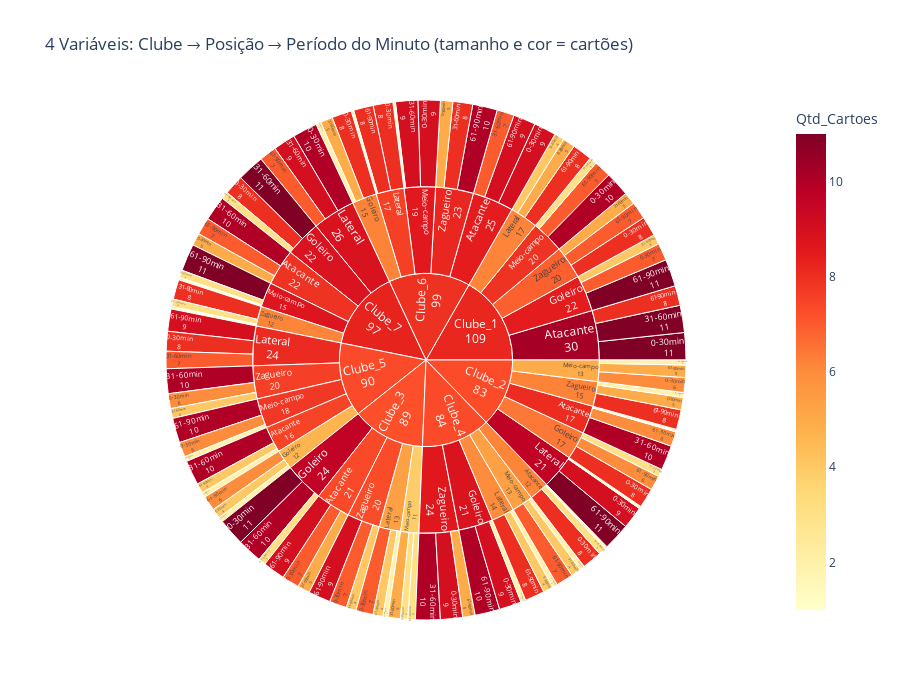

The notebook cell saved with this chart:
### Code cell
import plotly.express as px
import pandas as pd
import numpy as np

# Dados agregados por todas as 4 variáveis
np.random.seed(42)
data = []

clubes = [f'Clube_{i}' for i in range(1, 8)]
posicoes = ['Goleiro', 'Zagueiro', 'Meio-campo', 'Atacante', 'Lateral']
periodos = ['0-30min', '31-60min', '61-90min']

for clube in clubes:
    for posicao in posicoes:
        for periodo in periodos:
            data.append({
                'Clube': clube,
                'Posicao': posicao,
                'Periodo': periodo,
                'Qtd_Cartoes': np.random.randint(1, 12)
            })

df = pd.DataFrame(data)

# Sunburst com 4 níveis: Centro → Clube → Posição → Minuto
fig = px.sunburst(df,
                  path=['Clube', 'Posicao', 'Periodo'],  # 3 níveis hierárquicos
                  values='Qtd_Cartoes',  # Tamanho dos setores
                  color='Qtd_Cartoes',  # Cor = quantidade de cartões
                  color_continuous_scale='YlOrRd',
                  title='4 Variáveis: Clube → Posição → Período do Minuto (tamanho e cor = cartões)',
                  hover_data=['Qtd_Cartoes'])

fig.update_traces(textinfo='label+value')
fig.update_layout(height=700, width=900)
fig.show()

### Figure 1 — Plotly figure (JSON) as saved in the notebook; plotly's stock layout.template omitted (floating-point values rounded to 4 significant figures; data arrays with more than 128 entries replaced by an {"elided": "..."} marker saying what was removed)
{"data": [{"branchvalues": "total", "customdata": {"elided": "147x1 float values"}, "domain": {"x": [0, 1], "y": [0, 1]}, "hovertemplate": "labels=%{label}<br>Qtd_Cartoes_sum=%{value}<br>parent=%{parent}<br>id=%{id}<br>Qtd_Cartoes=%{color}<extra></extra>", "ids": {"elided": "147 str values"}, "labels": {"elided": "147 str values"}, "marker": {"coloraxis": "coloraxis", "colors": {"elided": "147 float values"}}, "name": "", "parents": {"elided": "147 str values"}, "textinfo": "label+value", "type": "sunburst", "values": {"elided": "147 float values"}}], "layout": {"coloraxis": {"colorbar": {"title": {"text": "Qtd_Cartoes"}}, "colorscale": [[0, "rgb(255,255,204)"], [0.125, "rgb(255,237,160)"], [0.25, "rgb(254,217,118)"], [0.375, "rgb(254,178,76)"], [0.5, "rgb(253,141,60)"], [0.625, "rgb(252,78,42)"], [0.75, "rgb(227,26,28)"], [0.875, "rgb(189,0,38)"], [1, "rgb(128,0,38)"]]}, "height": 700, "legend": {"tracegroupgap": 0}, "title": {"text": "4 Variáveis: Clube → Posição → Período do Minuto (tamanho e cor = cartões)"}, "width": 900}}
